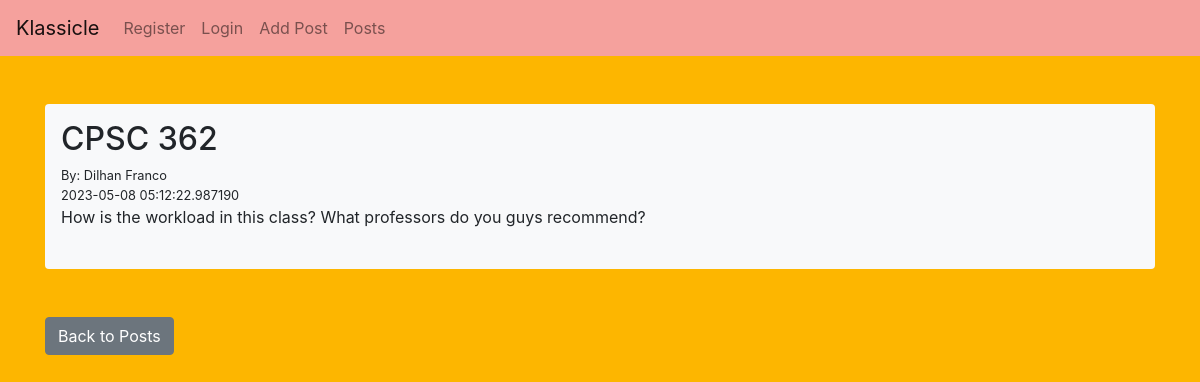
/posts/1, run on the app's committed database.
### app.py (models this page shows, shortened)
class Posts(db.Model):
    id = db.Column(db.Integer, primary_key=True)
    title = db.Column(db.String(255))
    content = db.Column(db.Text)
    date_posted = db.Column(db.DateTime, default=datetime.utcnow)
    poster_id = db.Column(db.Integer, db.ForeignKey('users.id'))
    comments = db.relationship('Comment', backref='post', lazy='dynamic')

class Users(db.Model, UserMixin):
    id = db.Column(db.Integer, primary_key=True)
    name = db.Column(db.String(200), nullable=False)
    email = db.Column(db.String(200), nullable=False, unique=True)
    date_added = db.Column(db.DateTime, default=datetime.utcnow)
    password_hash = db.Column(db.String(128))
    posts = db.relationship('Posts', backref='poster')
    @property
    def password(self):
        raise AttributeError('Password is not a readable attribute!')

### app.py (the view)
@app.route('/posts/<int:id>')
def post(id):
    post = Posts.query.get_or_404(id)
    return render_template('post.html', post=post)

### templates/post.html (shortened to what this page needs)
{% extends 'base.html' %}
{% block content %}
<br/>
    <div class ="shadow p-3 mb-5 bg-light rounded">
        <h2>{{ post.title }}</h2>
        <small> By: {{ post.poster.name }}<br/>
        {{ post.date_posted }} </small> <br/>
        {{ post.content }}<br/><br/>
    </div>
<a href="{{ url_for('posts')}}" class = "btn btn-secondary">Back to Posts</a>
{% endblock %}

### data on the page
Posts: title "CPSC 362", date_posted "2023-05-08 05:12:22.987190", content "How is the workload in this class? What professors do you guys recommend?"
Users: poster.name "Dilhan Franco"
